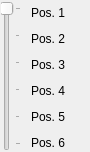
               <widget class="QFrame" name="frame">
                <property name="minimumSize">
                 <size>
                  <width>90</width>
                  <height>0</height>
                 </size>
                </property>
                <property name="maximumSize">
                 <size>
                  <width>90</width>
                  <height>16777215</height>
                 </size>
                </property>
                <property name="frameShape">
                 <enum>QFrame::NoFrame</enum>
                </property>
                <property name="frameShadow">
                 <enum>QFrame::Raised</enum>
                </property>
                <layout class="QGridLayout" name="gridLayout_8">
                 <property name="leftMargin">
                  <number>1</number>
                 </property>
                 <property name="topMargin">
                  <number>1</number>
                 </property>
                 <property name="rightMargin">
                  <number>1</number>
                 </property>
                 <property name="bottomMargin">
                  <number>1</number>
                 </property>
                 <property name="horizontalSpacing">
                  <number>10</number>
                 </property>
                 <item row="4" column="1">
                  <widget class="QLabel" name="label_pos5">
                   <property name="sizePolicy">
                    <sizepolicy hsizetype="Preferred" vsizetype="Maximum">
                     <horstretch>0</horstretch>
                     <verstretch>0</verstretch>
                    </sizepolicy>
                   </property>
                   <property name="minimumSize">
                    <size>
                     <width>0</width>
                     <height>20</height>
                    </size>
                   </property>
                   <property name="maximumSize">
                    <size>
                     <width>16777215</width>
                     <height>16</height>
                    </size>
                   </property>
                   <property name="text">
                    <string>Pos. 5</string>
                   </property>
                  </widget>
                 </item>
                 <item row="2" column="1">
                  <widget class="QLabel" name="label_pos3">
                   <property name="sizePolicy">
                    <sizepolicy hsizetype="Preferred" vsizetype="Maximum">
                     <horstretch>0</horstretch>
                     <verstretch>0</verstretch>
                    </sizepolicy>
                   </property>
                   <property name="minimumSize">
                    <size>
                     <width>0</width>
                     <height>20</height>
                    </size>
                   </property>
                   <property name="maximumSize">
                    <size>
                     <width>16777215</width>
                     <height>16</height>
                    </size>
                   </property>
                   <property name="text">
                    <string>Pos. 3</string>
                   </property>
                  </widget>
                 </item>
                 <item row="3" column="1">
                  <widget class="QLabel" name="label_pos4">
                   <property name="sizePolicy">
                    <sizepolicy hsizetype="Preferred" vsizetype="Maximum">
                     <horstretch>0</horstretch>
                     <verstretch>0</verstretch>
                    </sizepolicy>
                   </property>
                   <property name="minimumSize">
                    <size>
                     <width>0</width>
                     <height>20</height>
                    </size>
                   </property>
                   <property name="maximumSize">
                    <size>
                     <width>16777215</width>
                     <height>16</height>
                    </size>
                   </property>
                   <property name="text">
                    <string>Pos. 4</string>
                   </property>
                  </widget>
                 </item>
                 <item row="0" column="1">
                  <widget class="QLabel" name="label_pos1">
                   <property name="sizePolicy">
                    <sizepolicy hsizetype="Preferred" vsizetype="Maximum">
                     <horstretch>0</horstretch>
                     <verstretch>0</verstretch>
                    </sizepolicy>
                   </property>
                   <property name="minimumSize">
                    <size>
                     <width>0</width>
                     <height>20</height>
                    </size>
                   </property>
                   <property name="maximumSize">
                    <size>
                     <width>16777215</width>
                     <height>16</height>
                    </size>
                   </property>
                   <property name="text">
                    <string>Pos. 1</string>
                   </property>
                  </widget>
                 </item>
                 <item row="1" column="1">
                  <widget class="QLabel" name="label_pos2">
                   <property name="sizePolicy">
                    <sizepolicy hsizetype="Preferred" vsizetype="Maximum">
                     <horstretch>0</horstretch>
                     <verstretch>0</verstretch>
                    </sizepolicy>
                   </property>
                   <property name="minimumSize">
                    <size>
                     <width>16</width>
                     <height>20</height>
                    </size>
                   </property>
                   <property name="maximumSize">
                    <size>
                     <width>16777215</width>
                     <height>16</height>
                    </size>
                   </property>
                   <property name="text">
                    <string>Pos. 2</string>
                   </property>
                  </widget>
                 </item>
                 <item row="5" column="1">
                  <widget class="QLabel" name="label_pos6">
                   <property name="sizePolicy">
                    <sizepolicy hsizetype="Preferred" vsizetype="Maximum">
                     <horstretch>0</horstretch>
                     <verstretch>0</verstretch>
                    </sizepolicy>
                   </property>
                   <property name="minimumSize">
                    <size>
                     <width>0</width>
                     <height>20</height>
                    </size>
                   </property>
                   <property name="maximumSize">
                    <size>
                     <width>16777215</width>
                     <height>16</height>
                    </size>
                   </property>
                   <property name="text">
                    <string>Pos. 6</string>
                   </property>
                  </widget>
                 </item>
                 <item row="0" column="0" rowspan="6">
                  <widget class="QSlider" name="fmsSlider">
                   <property name="enabled">
                    <bool>false</bool>
                   </property>
                   <property name="maximumSize">
                    <size>
                     <width>16777215</width>
                     <height>200</height>
                    </size>
                   </property>
                   <property name="focusPolicy">
                    <enum>Qt::StrongFocus</enum>
                   </property>
                   <property name="toolTip">
                    <string>This slider moves when you move the flight mode switch
on your remote. It shows currently active flight mode.

Setup the flight mode channel on the RC Input tab if you have not done so already.</string>
                   </property>
                   <property name="minimum">
                    <number>0</number>
                   </property>
                   <property name="maximum">
                    <number>5</number>
                   </property>
                   <property name="pageStep">
                    <number>10</number>
                   </property>
                   <property name="value">
                    <number>0</number>
                   </property>
                   <property name="sliderPosition">
                    <number>0</number>
                   </property>
                   <property name="orientation">
                    <enum>Qt::Vertical</enum>
                   </property>
                   <property name="invertedAppearance">
                    <bool>true</bool>
                   </property>
                   <property name="tickPosition">
                    <enum>QSlider::TicksBelow</enum>
                   </property>
                   <property name="tickInterval">
                    <number>1</number>
                   </property>
                  </widget>
                 </item>
                </layout>
               </widget>
